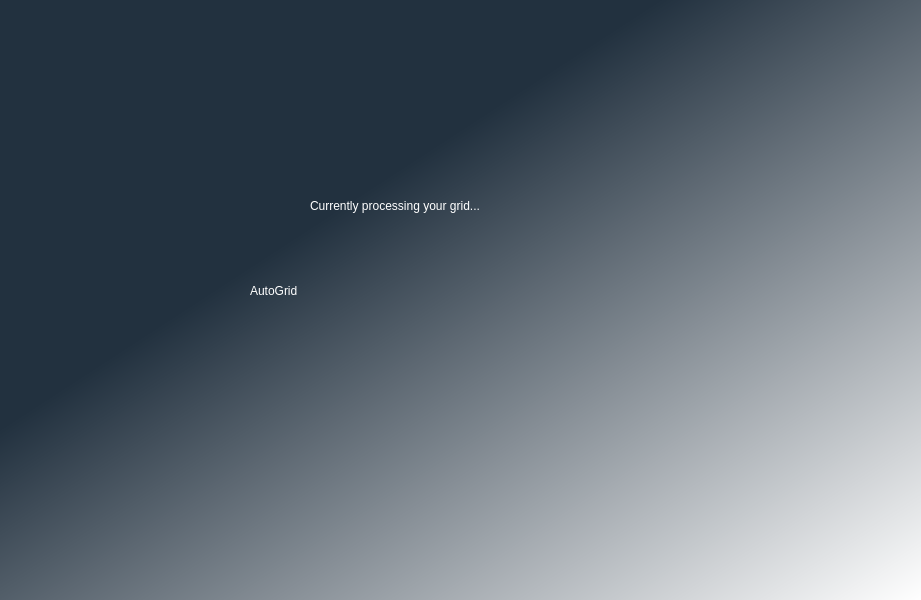
<?xml version="1.0" encoding="UTF-8"?>
<ui version="4.0">
 <class>Dialog</class>
 <widget class="QDialog" name="Dialog">
  <property name="geometry">
   <rect>
    <x>0</x>
    <y>0</y>
    <width>921</width>
    <height>600</height>
   </rect>
  </property>
  <property name="windowTitle">
   <string>Dialog</string>
  </property>
  <widget class="QWidget" name="widget" native="true">
   <property name="geometry">
    <rect>
     <x>0</x>
     <y>0</y>
     <width>921</width>
     <height>600</height>
    </rect>
   </property>
   <property name="styleSheet">
    <string notr="true">QWidget#widget{
background-color:qlineargradient(spread:pad, x1:0, y1:0, x2:1, y2:1, stop:0.357955 rgba(34, 49, 63, 1), stop:1 rgba(255, 255, 255, 255))}</string>
   </property>
   <widget class="QLabel" name="label">
    <property name="geometry">
     <rect>
      <x>250</x>
      <y>230</y>
      <width>431</width>
      <height>121</height>
     </rect>
    </property>
    <property name="styleSheet">
     <string notr="true">color: rgb(255, 255, 255);
font: 75 80pt &quot;Malgun Gothic&quot;;</string>
    </property>
    <property name="text">
     <string>AutoGrid</string>
    </property>
   </widget>
   <widget class="QLabel" name="label_2">
    <property name="geometry">
     <rect>
      <x>310</x>
      <y>190</y>
      <width>321</width>
      <height>31</height>
     </rect>
    </property>
    <property name="styleSheet">
     <string notr="true">font: 16pt &quot;MS Shell Dlg 2&quot;;
color:rgb(255, 255, 255);</string>
    </property>
    <property name="text">
     <string>Currently processing your grid...</string>
    </property>
   </widget>
  </widget>
 </widget>
 <resources/>
 <connections/>
</ui>
